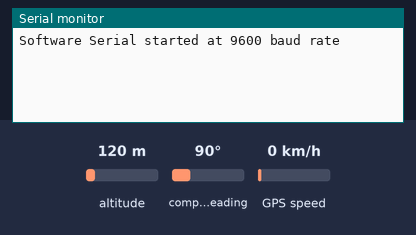
This sketch was run on a simulated Arduino Uno, built with avr-gcc and run on an emulated ATmega328P. Parts: the last lines printed to the serial monitor. Inputs (shaded band) come from the test bench; at power-on: altitude 120 m, compass heading 90°, GPS speed 0 km/h. The GPS gets a fix after 3 s at 37.7749, -122.4194 with 8 satellites.

Above: at 1.2 s.
1.3 s: altitude set to 20 m
At 3.8 s:
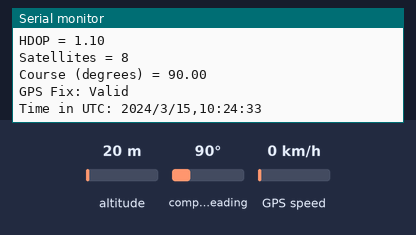
4.5 s: compass heading set to 7°
At 5.8 s:
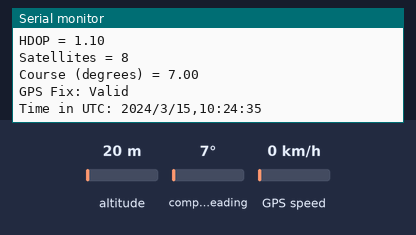
6.0 s: GPS speed set to 2 km/h
At 6.9 s:
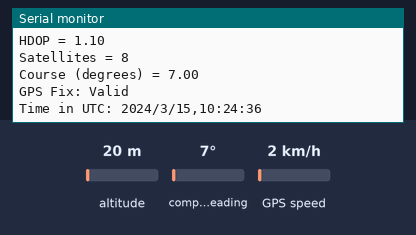
Timing chart, 0 to 9.0 s (numbered marks = the images above; inputs shaded):
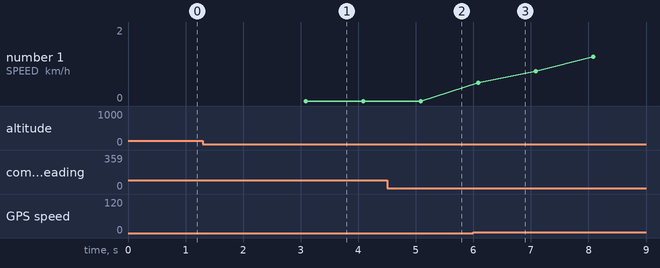

The sketch:

NEO6M_v3.ino
```cpp
#include <SoftwareSerial.h>
#include <TinyGPS++.h>

#define RX 14
#define TX 12
#define GPS_BAUD 9600
#define HDOP_THRESHOLD 2.0    // Maximum acceptable HDOP value
#define MOVING_AVERAGE_SIZE 5  // Size of moving average window
#define MIN_SPEED_THRESHOLD 2.0  // Minimum speed to consider movement (km/h)

// The TinyGPS++ object
TinyGPSPlus gps;

// Create an instance of Software Serial
SoftwareSerial gpsSerial(RX, TX);

// Structs for storing filtered data
struct LocationData {
    double lat;
    double lng;
    double speed;
};

// Circular buffer for moving average
LocationData locationBuffer[MOVING_AVERAGE_SIZE];
int bufferIndex = 0;
bool bufferFilled = false;

double latitude = 0.0, longitude = 0.0, speed_kmh = 0.0;
int minSatellites = 6;  // Minimum satellites for reliable fix
bool gpsAvailable = false;

// Calculate moving average
LocationData calculateMovingAverage() {
    LocationData avg = {0, 0, 0};
    int count = bufferFilled ? MOVING_AVERAGE_SIZE : bufferIndex;

    if (count == 0) return avg;

    for (int i = 0; i < count; i++) {
        avg.lat += locationBuffer[i].lat;
        avg.lng += locationBuffer[i].lng;
        avg.speed += locationBuffer[i].speed;
    }

    avg.lat /= count;
    avg.lng /= count;
    avg.speed /= count;

    return avg;
}

// Add new reading to buffer
void addToBuffer(double lat, double lng, double speed) {
    locationBuffer[bufferIndex] = {lat, lng, speed};
    bufferIndex = (bufferIndex + 1) % MOVING_AVERAGE_SIZE;
    if (bufferIndex == 0) bufferFilled = true;
}

// Calculate distance between two points
double calculateDistance(double lat1, double lon1, double lat2, double lon2) {
    const double R = 6371000; // Earth's radius in meters
    double dLat = (lat2 - lat1) * PI / 180;
    double dLon = (lon2 - lon1) * PI / 180;
    double a = sin(dLat/2) * sin(dLat/2) +
               cos(lat1 * PI / 180) * cos(lat2 * PI / 180) *
               sin(dLon/2) * sin(dLon/2);
    double c = 2 * atan2(sqrt(a), sqrt(1-a));
    return R * c;
}

void setup() {
    Serial.begin(115200);

    // Start GPS Serial with the defined RX and TX pins
    gpsSerial.begin(GPS_BAUD);
    Serial.println("Software Serial started at 9600 baud rate");

    // Set GPS module to airborne mode for better accuracy
    // NEO-6M configuration commands (UBX protocol)
    uint8_t setNavMode[] = {
        0xB5, 0x62, 0x06, 0x24, 0x24, 0x00, 0xFF, 0xFF, 0x06, 0x03, 0x00, 0x00, 0x00, 0x00, 0x10, 0x27,
        0x00, 0x00, 0x05, 0x00, 0xFA, 0x00, 0xFA, 0x00, 0x64, 0x00, 0x2C, 0x01, 0x00, 0x00, 0x00, 0x00,
        0x00, 0x00, 0x00, 0x00, 0x00, 0x00, 0x00, 0x00, 0x00, 0x00, 0x16, 0xDC
    };
    gpsSerial.write(setNavMode, sizeof(setNavMode));
}

void loop() {
    static unsigned long lastValidUpdate = 0;
    static LocationData lastValidLocation = {0, 0, 0};
    static unsigned long start = millis();

    while (millis() - start < 1000) {
        while (gpsSerial.available() > 0) {
            gps.encode(gpsSerial.read());
        }

        if (gps.location.isUpdated() &&
            gps.satellites.value() >= minSatellites &&
            gps.hdop.hdop() <= HDOP_THRESHOLD) {

            double newLat = gps.location.lat();
            double newLng = gps.location.lng();
            double newSpeed = gps.speed.kmph();

            // Filter out erroneous speed readings when stationary
            if (newSpeed < MIN_SPEED_THRESHOLD) {
                newSpeed = 0;
            }

            // Check if movement is realistic
            if (lastValidUpdate > 0) {
                double timeDelta = (millis() - lastValidUpdate) / 1000.0; // seconds
                double distance = calculateDistance(lastValidLocation.lat, lastValidLocation.lng, newLat, newLng);
                double calculatedSpeed = (distance / timeDelta) * 3.6; // Convert to km/h

                // If calculated speed is unrealistic, skip this reading
                if (calculatedSpeed > 200) { // Max realistic speed threshold
                    continue;
                }
            }

            // Add to moving average buffer
            addToBuffer(newLat, newLng, newSpeed);

            // Calculate filtered values
            LocationData avgLocation = calculateMovingAverage();
            latitude = avgLocation.lat;
            longitude = avgLocation.lng;
            speed_kmh = avgLocation.speed;

            lastValidLocation = {newLat, newLng, newSpeed};
            lastValidUpdate = millis();
            gpsAvailable = true;

            // Print all the GPS data
            Serial.println("\n--- GPS Update ---");
            Serial.print("LAT: ");
            Serial.println(latitude, 6);
            Serial.print("LONG: ");
            Serial.println(longitude, 6);
            Serial.print("SPEED (km/h) = ");
            Serial.println(speed_kmh, 2);
            Serial.print("ALT (m) = ");
            Serial.println(gps.altitude.meters());
            Serial.print("ALT (ft) = ");
            Serial.println(gps.altitude.feet());
            Serial.print("HDOP = ");
            Serial.println(gps.hdop.value() / 100.0);
            Serial.print("Satellites = ");
            Serial.println(gps.satellites.value());

            if (gps.course.isUpdated()) {
                Serial.print("Course (degrees) = ");
                Serial.println(gps.course.deg());
            }

            Serial.print("GPS Fix: ");
            Serial.println(gps.location.isValid() ? "Valid" : "Invalid");

            Serial.print("Time in UTC: ");
            Serial.println(String(gps.date.year()) + "/" +
                         String(gps.date.month()) + "/" +
                         String(gps.date.day()) + "," +
                         String(gps.time.hour()) + ":" +
                         String(gps.time.minute()) + ":" +
                         String(gps.time.second()));
        }
    }
    start = millis();
}
```

Measured:
- after the input at 1.3 s, the serial monitor: prints a new line after 1.8 s (image 1)
- after the input at 4.5 s, the serial monitor: prints a new line after 0.59 s (image 2)
- after the input at 6.0 s, the serial monitor: prints a new line after 0.09 s (image 3)
- plotted number 1: 0 → 2 after the input at 6.0 s
